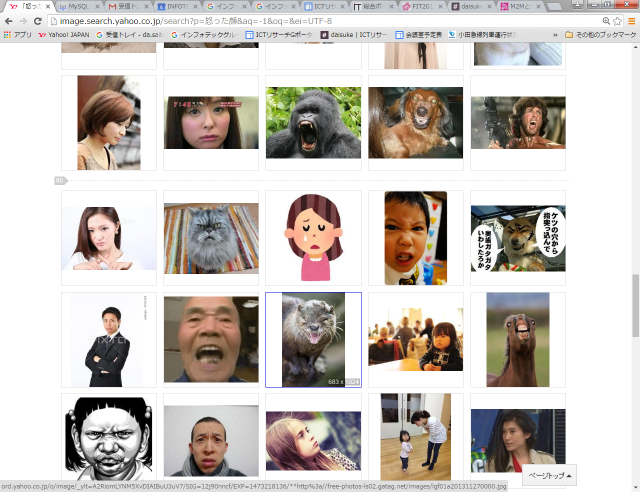
#> input picture picture-get/angry4.png, 1280 x 984 px (shown at 1/2 size)
$ python -i mpegtoface.py   (imports and definitions only)   (Python 2 division)   (older library calls are emulated)
#> lines starting #> are read from the running program, lines starting #| are printed output that depends on the picture
#> further down, picture is the input picture: shape (984, 1280, 3); mean B, G, R 192.9, 197.7, 203.6
import sys
import numpy as np
import cv2
import datetime
import os
import shutil


cascade_path = "./haarcascade_frontalface_default.xml"
#cascade_path = "./haarcascade_frontalface_alt_tree.xml"
#cascade_path = "./haarcascade_frontalface_alt.xml"
#cascade_path = "/Path/To/.pyenv/versions/anaconda-2.1.0/share/OpenCV/haarcascades/haarcascade_frontalface_alt.xml"

def detectFace(image):
    cascade = cv2.CascadeClassifier(cascade_path)
    image_gray = cv2.cvtColor(image, cv2.cv.CV_BGR2GRAY)
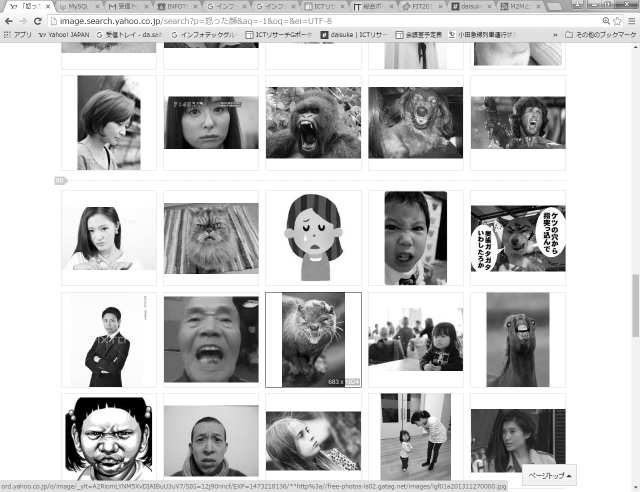
#> image_gray: shape (984, 1280) (shown at 1/2 size); min 0, max 255, mean 198.9
    image_gray = cv2.equalizeHist(image_gray)
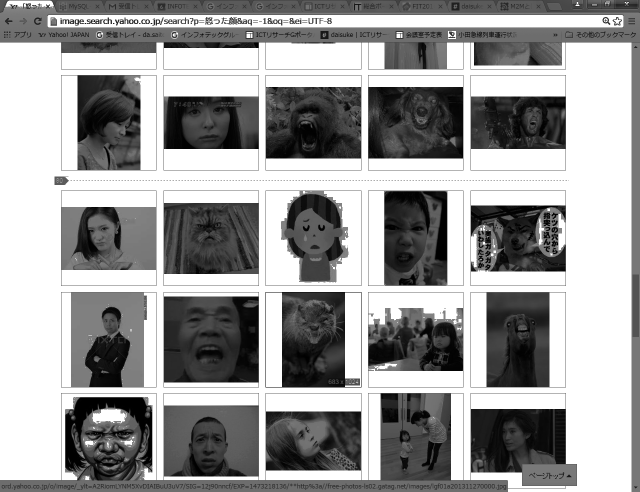
#> image_gray: shape (984, 1280) (shown at 1/2 size); min 0, max 255, mean 157.3
    facerect = cascade.detectMultiScale(image_gray, scaleFactor=1.1, minNeighbors=3, minSize=(50, 50))
#> facerect = [[1040, 202, 56, 56], [165, 432, 70, 70], [196, 621, 51, 51], [989, 839, 62, 62], [371, 843, 96, 96], [579, 419, 98, 98], [766, 420, 102, 102], [807, 184, 98, 98], [359, 186, 110, 110], [143, 809, 150, 150], [357, 586, 127, 127]]
    print "finding......"
    print facerect
#| [[1040  202   56   56]
#|  [ 165  432   70   70]
#|  [ 196  621   51   51]
#|  [ 989  839   62   62]
#|  [ 371  843   96   96]
#|  [ 579  419   98   98]
#|  [ 766  420  102  102]
#|  [ 807  184   98   98]
#|  [ 359  186  110  110]
#|  [ 143  809  150  150]
#|  [ 357  586  127  127]]
    return facerect

#cap = cv2.VideoCapture(0)
# [1 line not run here, left out]
today  =    datetime.date.today()
todaydetail  =    datetime.datetime.today()


# [4 lines not run here, left out]

#    shutil.rmtree(str(today))

framenum = 0
faceframenum = 0

# [20 lines not run here, left out]

>>> import cv2
>>> picture = cv2.imread('angry4.png')
>>> result = detectFace(picture)
#> result has the same summary as facerect in detectFace
